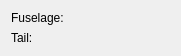
<?xml version="1.0" encoding="UTF-8"?>
<ui version="4.0">
 <class>CDbLiveryColorSearch</class>
 <widget class="QFrame" name="CDbLiveryColorSearch">
  <property name="geometry">
   <rect>
    <x>0</x>
    <y>0</y>
    <width>171</width>
    <height>52</height>
   </rect>
  </property>
  <property name="windowTitle">
   <string>Search color livery</string>
  </property>
  <property name="whatsThis">
   <string>search color livery</string>
  </property>
  <layout class="QGridLayout" name="gridLayout">
   <item row="0" column="0">
    <widget class="QLabel" name="lbl_Fuselage">
     <property name="text">
      <string>Fuselage:</string>
     </property>
    </widget>
   </item>
   <item row="1" column="0">
    <widget class="QLabel" name="lbl_Tail">
     <property name="text">
      <string>Tail:</string>
     </property>
    </widget>
   </item>
   <item row="0" column="1">
    <widget class="swift::gui::components::CColorSelector" name="comp_FuselageSelector">
     <property name="minimumSize">
      <size>
       <width>100</width>
       <height>0</height>
      </size>
     </property>
    </widget>
   </item>
   <item row="1" column="1">
    <widget class="swift::gui::components::CColorSelector" name="comp_TailSelector">
     <property name="minimumSize">
      <size>
       <width>100</width>
       <height>0</height>
      </size>
     </property>
    </widget>
   </item>
  </layout>
 </widget>
 <customwidgets>
  <customwidget>
   <class>swift::gui::components::CColorSelector</class>
   <extends>QFrame</extends>
   <header>gui/components/colorselector.h</header>
   <container>1</container>
  </customwidget>
 </customwidgets>
 <resources/>
 <connections/>
</ui>
